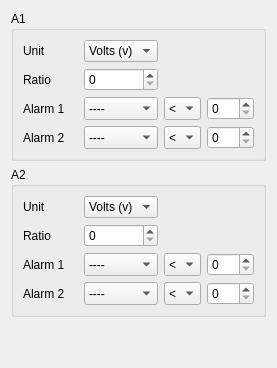
     <widget class="QWidget" name="tabTelemetry">
      <attribute name="title">
       <string>Telemetry</string>
      </attribute>
      <layout class="QVBoxLayout" name="verticalLayout_3">
       <item>
        <widget class="QGroupBox" name="groupBox">
         <property name="title">
          <string>A1</string>
         </property>
         <layout class="QVBoxLayout" name="verticalLayout_2">
          <item>
           <layout class="QGridLayout" name="gridLayout_9">
            <item row="0" column="0">
             <widget class="QLabel" name="label_916">
              <property name="sizePolicy">
               <sizepolicy hsizetype="Fixed" vsizetype="Preferred">
                <horstretch>0</horstretch>
                <verstretch>0</verstretch>
               </sizepolicy>
              </property>
              <property name="text">
               <string>Unit</string>
              </property>
             </widget>
            </item>
            <item row="0" column="1">
             <widget class="QComboBox" name="a1UnitCB">
              <item>
               <property name="text">
                <string>Volts (v)</string>
               </property>
              </item>
              <item>
               <property name="text">
                <string>Raw (-)</string>
               </property>
              </item>
             </widget>
            </item>
            <item row="1" column="0">
             <widget class="QLabel" name="label_917">
              <property name="sizePolicy">
               <sizepolicy hsizetype="Fixed" vsizetype="Preferred">
                <horstretch>0</horstretch>
                <verstretch>0</verstretch>
               </sizepolicy>
              </property>
              <property name="text">
               <string>Ratio</string>
              </property>
             </widget>
            </item>
            <item row="1" column="1">
             <widget class="QSpinBox" name="a1RatioSB">
              <property name="enabled">
               <bool>true</bool>
              </property>
              <property name="suffix">
               <string/>
              </property>
              <property name="minimum">
               <number>0</number>
              </property>
              <property name="maximum">
               <number>256</number>
              </property>
              <property name="singleStep">
               <number>1</number>
              </property>
              <property name="value">
               <number>0</number>
              </property>
             </widget>
            </item>
            <item row="2" column="0">
             <widget class="QLabel" name="label_913">
              <property name="sizePolicy">
               <sizepolicy hsizetype="Fixed" vsizetype="Preferred">
                <horstretch>0</horstretch>
                <verstretch>0</verstretch>
               </sizepolicy>
              </property>
              <property name="text">
               <string>Alarm 1    </string>
              </property>
             </widget>
            </item>
            <item row="2" column="1">
             <widget class="QComboBox" name="a11LevelCB">
              <property name="sizePolicy">
               <sizepolicy hsizetype="Preferred" vsizetype="Preferred">
                <horstretch>0</horstretch>
                <verstretch>0</verstretch>
               </sizepolicy>
              </property>
              <item>
               <property name="text">
                <string>----</string>
               </property>
              </item>
              <item>
               <property name="text">
                <string>Yellow</string>
               </property>
              </item>
              <item>
               <property name="text">
                <string>Orange</string>
               </property>
              </item>
              <item>
               <property name="text">
                <string>Red</string>
               </property>
              </item>
             </widget>
            </item>
            <item row="2" column="2">
             <widget class="QComboBox" name="a11GreaterCB">
              <property name="sizePolicy">
               <sizepolicy hsizetype="Preferred" vsizetype="Preferred">
                <horstretch>0</horstretch>
                <verstretch>0</verstretch>
               </sizepolicy>
              </property>
              <item>
               <property name="text">
                <string>&lt;</string>
               </property>
              </item>
              <item>
               <property name="text">
                <string>&gt;</string>
               </property>
              </item>
             </widget>
            </item>
            <item row="2" column="3">
             <widget class="QSpinBox" name="a11ValueSB">
              <property name="enabled">
               <bool>true</bool>
              </property>
              <property name="sizePolicy">
               <sizepolicy hsizetype="Minimum" vsizetype="Preferred">
                <horstretch>0</horstretch>
                <verstretch>0</verstretch>
               </sizepolicy>
              </property>
              <property name="suffix">
               <string/>
              </property>
              <property name="minimum">
               <number>0</number>
              </property>
              <property name="maximum">
               <number>256</number>
              </property>
              <property name="singleStep">
               <number>1</number>
              </property>
              <property name="value">
               <number>0</number>
              </property>
             </widget>
            </item>
            <item row="3" column="0">
             <widget class="QLabel" name="label_915">
              <property name="sizePolicy">
               <sizepolicy hsizetype="Fixed" vsizetype="Preferred">
                <horstretch>0</horstretch>
                <verstretch>0</verstretch>
               </sizepolicy>
              </property>
              <property name="text">
               <string>Alarm 2</string>
              </property>
             </widget>
            </item>
            <item row="3" column="1">
             <widget class="QComboBox" name="a12LevelCB">
              <property name="sizePolicy">
               <sizepolicy hsizetype="Preferred" vsizetype="Preferred">
                <horstretch>0</horstretch>
                <verstretch>0</verstretch>
               </sizepolicy>
              </property>
              <item>
               <property name="text">
                <string>----</string>
               </property>
              </item>
              <item>
               <property name="text">
                <string>Yellow</string>
               </property>
              </item>
              <item>
               <property name="text">
                <string>Orange</string>
               </property>
              </item>
              <item>
               <property name="text">
                <string>Red</string>
               </property>
              </item>
             </widget>
            </item>
            <item row="3" column="2">
             <widget class="QComboBox" name="a12GreaterCB">
              <property name="sizePolicy">
               <sizepolicy hsizetype="Preferred" vsizetype="Preferred">
                <horstretch>0</horstretch>
                <verstretch>0</verstretch>
               </sizepolicy>
              </property>
              <item>
               <property name="text">
                <string>&lt;</string>
               </property>
              </item>
              <item>
               <property name="text">
                <string>&gt;</string>
               </property>
              </item>
             </widget>
            </item>
            <item row="3" column="3">
             <widget class="QSpinBox" name="a12ValueSB">
              <property name="enabled">
               <bool>true</bool>
              </property>
              <property name="sizePolicy">
               <sizepolicy hsizetype="Preferred" vsizetype="Preferred">
                <horstretch>0</horstretch>
                <verstretch>0</verstretch>
               </sizepolicy>
              </property>
              <property name="suffix">
               <string/>
              </property>
              <property name="minimum">
               <number>0</number>
              </property>
              <property name="maximum">
               <number>256</number>
              </property>
              <property name="singleStep">
               <number>1</number>
              </property>
              <property name="value">
               <number>0</number>
              </property>
             </widget>
            </item>
           </layout>
          </item>
         </layout>
        </widget>
       </item>
       <item>
        <widget class="QGroupBox" name="groupBox_2">
         <property name="title">
          <string>A2</string>
         </property>
         <layout class="QVBoxLayout" name="verticalLayout">
          <item>
           <layout class="QGridLayout" name="gridLayout_10">
            <item row="0" column="0">
             <widget class="QLabel" name="label_920">
              <property name="sizePolicy">
               <sizepolicy hsizetype="Fixed" vsizetype="Preferred">
                <horstretch>0</horstretch>
                <verstretch>0</verstretch>
               </sizepolicy>
              </property>
              <property name="text">
               <string>Unit</string>
              </property>
             </widget>
            </item>
            <item row="0" column="1">
             <widget class="QComboBox" name="a2UnitCB">
              <item>
               <property name="text">
                <string>Volts (v)</string>
               </property>
              </item>
              <item>
               <property name="text">
                <string>Raw (-)</string>
               </property>
              </item>
             </widget>
            </item>
            <item row="1" column="0">
             <widget class="QLabel" name="label_921">
              <property name="sizePolicy">
               <sizepolicy hsizetype="Fixed" vsizetype="Preferred">
                <horstretch>0</horstretch>
                <verstretch>0</verstretch>
               </sizepolicy>
              </property>
              <property name="text">
               <string>Ratio</string>
              </property>
             </widget>
            </item>
            <item row="1" column="1">
             <widget class="QSpinBox" name="a2RatioSB">
              <property name="enabled">
               <bool>true</bool>
              </property>
              <property name="suffix">
               <string/>
              </property>
              <property name="minimum">
               <number>0</number>
              </property>
              <property name="maximum">
               <number>256</number>
              </property>
              <property name="singleStep">
               <number>1</number>
              </property>
              <property name="value">
               <number>0</number>
              </property>
             </widget>
            </item>
            <item row="2" column="0">
             <widget class="QLabel" name="label_922">
              <property name="sizePolicy">
               <sizepolicy hsizetype="Fixed" vsizetype="Preferred">
                <horstretch>0</horstretch>
                <verstretch>0</verstretch>
               </sizepolicy>
              </property>
              <property name="text">
               <string>Alarm 1    </string>
              </property>
             </widget>
            </item>
            <item row="2" column="1">
             <widget class="QComboBox" name="a21LevelCB">
              <property name="sizePolicy">
               <sizepolicy hsizetype="Preferred" vsizetype="Preferred">
                <horstretch>0</horstretch>
                <verstretch>0</verstretch>
               </sizepolicy>
              </property>
              <item>
               <property name="text">
                <string>----</string>
               </property>
              </item>
              <item>
               <property name="text">
                <string>Yellow</string>
               </property>
              </item>
              <item>
               <property name="text">
                <string>Orange</string>
               </property>
              </item>
              <item>
               <property name="text">
                <string>Red</string>
               </property>
              </item>
             </widget>
            </item>
            <item row="2" column="2">
             <widget class="QComboBox" name="a21GreaterCB">
              <property name="sizePolicy">
               <sizepolicy hsizetype="Preferred" vsizetype="Preferred">
                <horstretch>0</horstretch>
                <verstretch>0</verstretch>
               </sizepolicy>
              </property>
              <item>
               <property name="text">
                <string>&lt;</string>
               </property>
              </item>
              <item>
               <property name="text">
                <string>&gt;</string>
               </property>
              </item>
             </widget>
            </item>
            <item row="2" column="3">
             <widget class="QSpinBox" name="a21ValueSB">
              <property name="enabled">
               <bool>true</bool>
              </property>
              <property name="sizePolicy">
               <sizepolicy hsizetype="Minimum" vsizetype="Preferred">
                <horstretch>0</horstretch>
                <verstretch>0</verstretch>
               </sizepolicy>
              </property>
              <property name="suffix">
               <string/>
              </property>
              <property name="minimum">
               <number>0</number>
              </property>
              <property name="maximum">
               <number>256</number>
              </property>
              <property name="singleStep">
               <number>1</number>
              </property>
              <property name="value">
               <number>0</number>
              </property>
             </widget>
            </item>
            <item row="3" column="0">
             <widget class="QLabel" name="label_923">
              <property name="sizePolicy">
               <sizepolicy hsizetype="Fixed" vsizetype="Preferred">
                <horstretch>0</horstretch>
                <verstretch>0</verstretch>
               </sizepolicy>
              </property>
              <property name="text">
               <string>Alarm 2</string>
              </property>
             </widget>
            </item>
            <item row="3" column="1">
             <widget class="QComboBox" name="a22LevelCB">
              <property name="sizePolicy">
               <sizepolicy hsizetype="Preferred" vsizetype="Preferred">
                <horstretch>0</horstretch>
                <verstretch>0</verstretch>
               </sizepolicy>
              </property>
              <item>
               <property name="text">
                <string>----</string>
               </property>
              </item>
              <item>
               <property name="text">
                <string>Yellow</string>
               </property>
              </item>
              <item>
               <property name="text">
                <string>Orange</string>
               </property>
              </item>
              <item>
               <property name="text">
                <string>Red</string>
               </property>
              </item>
             </widget>
            </item>
            <item row="3" column="2">
             <widget class="QComboBox" name="a22GreaterCB">
              <property name="sizePolicy">
               <sizepolicy hsizetype="Preferred" vsizetype="Preferred">
                <horstretch>0</horstretch>
                <verstretch>0</verstretch>
               </sizepolicy>
              </property>
              <item>
               <property name="text">
                <string>&lt;</string>
               </property>
              </item>
              <item>
               <property name="text">
                <string>&gt;</string>
               </property>
              </item>
             </widget>
            </item>
            <item row="3" column="3">
             <widget class="QSpinBox" name="a22ValueSB">
              <property name="enabled">
               <bool>true</bool>
              </property>
              <property name="sizePolicy">
               <sizepolicy hsizetype="Preferred" vsizetype="Preferred">
                <horstretch>0</horstretch>
                <verstretch>0</verstretch>
               </sizepolicy>
              </property>
              <property name="suffix">
               <string/>
              </property>
              <property name="minimum">
               <number>0</number>
              </property>
              <property name="maximum">
               <number>256</number>
              </property>
              <property name="singleStep">
               <number>1</number>
              </property>
              <property name="value">
               <number>0</number>
              </property>
             </widget>
            </item>
           </layout>
          </item>
         </layout>
        </widget>
       </item>
       <item>
        <spacer name="verticalSpacer_2">
         <property name="orientation">
          <enum>Qt::Vertical</enum>
         </property>
         <property name="sizeHint" stdset="0">
          <size>
           <width>20</width>
           <height>40</height>
          </size>
         </property>
        </spacer>
       </item>
      </layout>
     </widget>
